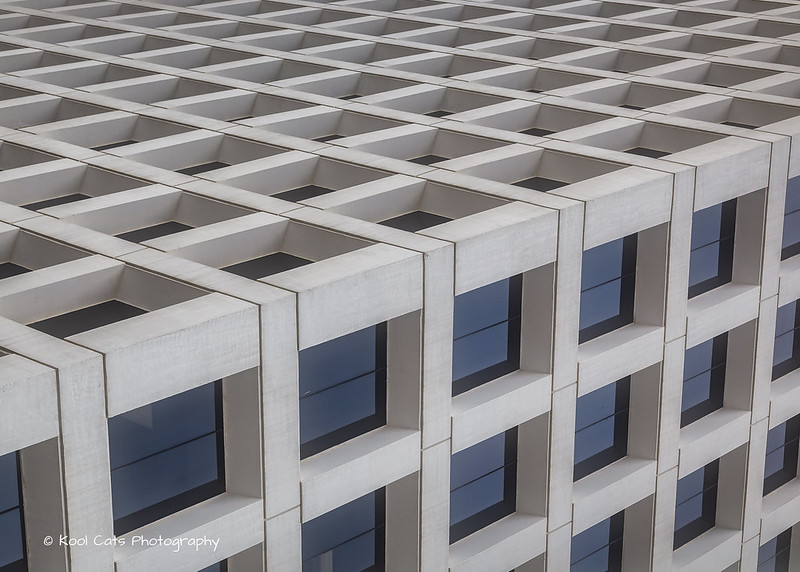
#> input picture 04/building-windows.jpg, 800 x 572 px
$ python 07-testbench.py
#> lines starting #> are read from the running program, lines starting #| are printed output that depends on the picture
import cv2

image = cv2.imread("../04/building-windows.jpg")
#> image is the input picture: shape (572, 800, 3); mean B, G, R 141, 138.8, 140.2

# 中值滤波
median = cv2.medianBlur(image, 5)
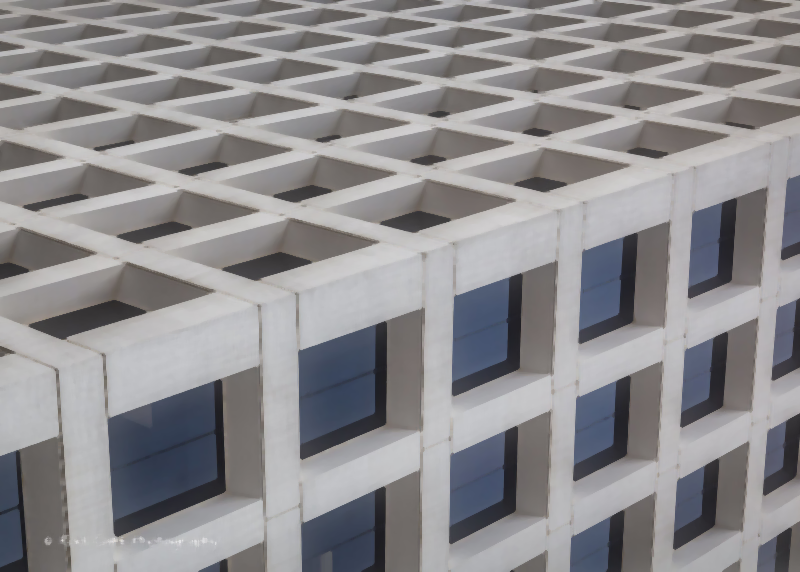
#> median: shape (572, 800, 3); mean B, G, R 142.2, 139.8, 141.2

# 高斯滤波
gaussian = cv2.GaussianBlur(image, (5, 5), 0)

# 双边滤波
bilateral = cv2.bilateralFilter(image, 9, 75, 75)

# 横向拼接对比
result = cv2.hconcat([
    image,
    median,
    gaussian,
    bilateral
])
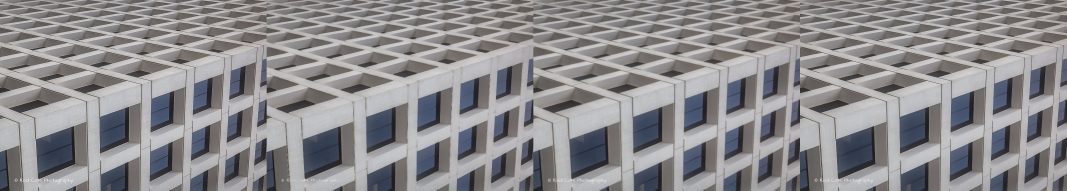
#> result: shape (572, 3200, 3) (shown at 1/3 size); mean B, G, R 141.4, 139.1, 140.5

cv2.imshow("Original | Median | Gaussian | Bilateral", result)
cv2.waitKey(0)
cv2.destroyAllWindows()

$ run again, with 04/New_Zealand_Coast.jpg copied over 04/building-windows.jpg
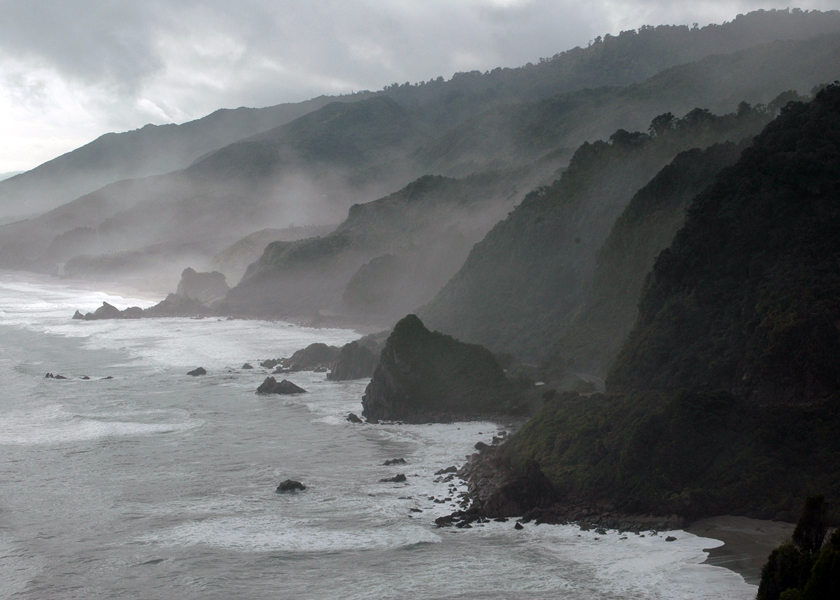
#> input picture 04/New_Zealand_Coast.jpg, 840 x 600 px
#> image is the input picture: shape (600, 840, 3); mean B, G, R 115.2, 113.8, 110.9
#> `result = cv2.hconcat([ image, median, gaussian, bilateral ])`:
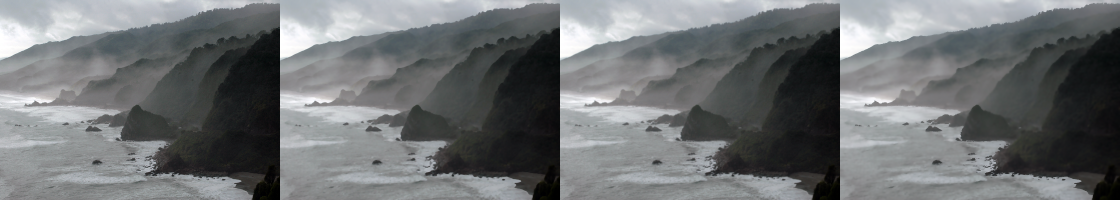
#> result: shape (600, 3360, 3) (shown at 1/3 size); mean B, G, R 115.2, 113.8, 111
